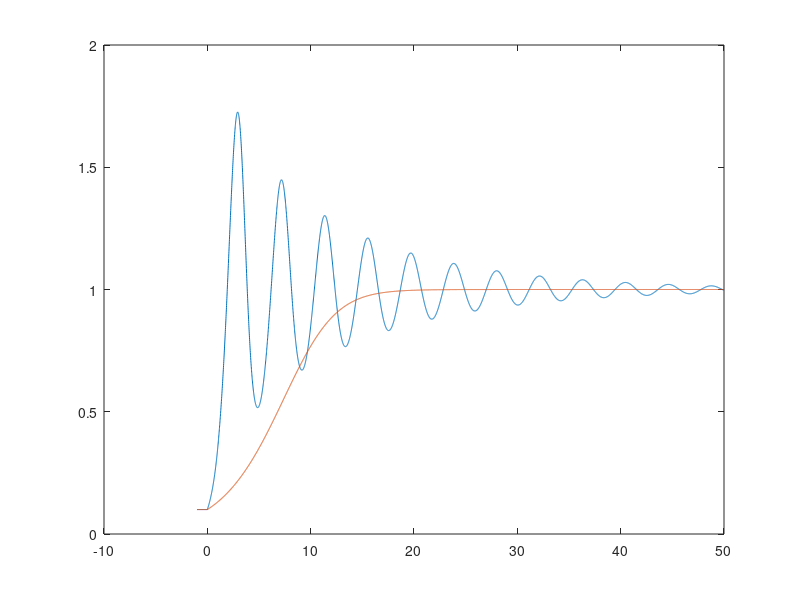

Write the MATLAB code that produced this figure.
clc
clear all
for A=[1.4,.3]
a=-1;b=50;h=.01;tau=1;y0=.1;
n=tau/h;
T=((b-a)/h);
x=a:h:b;
y(1:T)=0;
    y(1:n+1)=y0;
for i=n+1:T
    y(i+1)=y(i)+h*A*y(i)*(1-y(i-n));
end
plot(x,y)
hold on
end